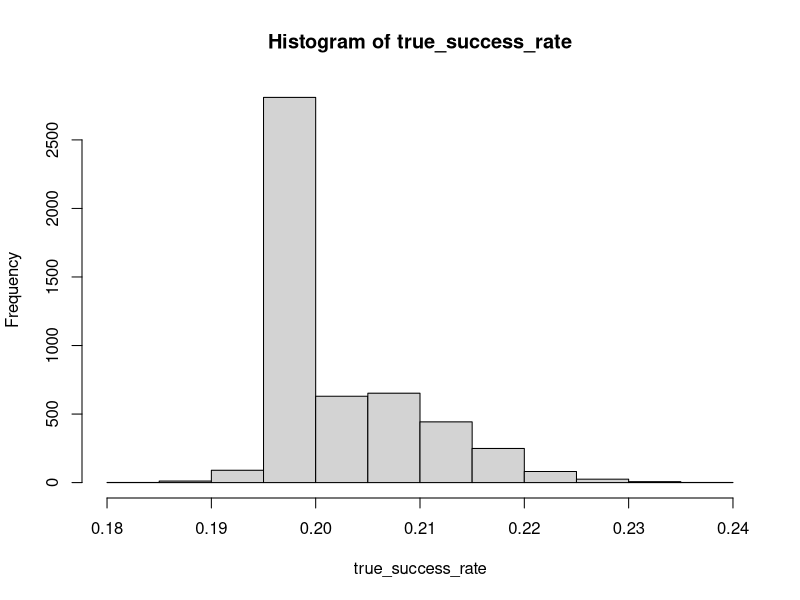

Here is the R script that generated this plot:
rm(list = ls()) 
N <- 17636   
n <- N/2   

p_control <- .2
ate_norm <- rnorm(n,0,0.01)
p_treat <- p_control+ate_norm
true_success_rate <- c()
for (i in 1:5000){
  tempcontrol <- runif(n) 
  success_control <- as.integer(tempcontrol < p_control)
  temptreat <- runif(n) 
  success_treat <- as.integer(temptreat < p_treat[i])
  results_t <- t.test(success_treat, success_control, alternative = "greater")
  if (results_t$p.value < 0.5 ){
    true_success_rate <- c(true_success_rate, p_treat[i])
  } else {
    true_success_rate <- c(true_success_rate, p_control)
  }
}

hist(true_success_rate)
mean(true_success_rate)